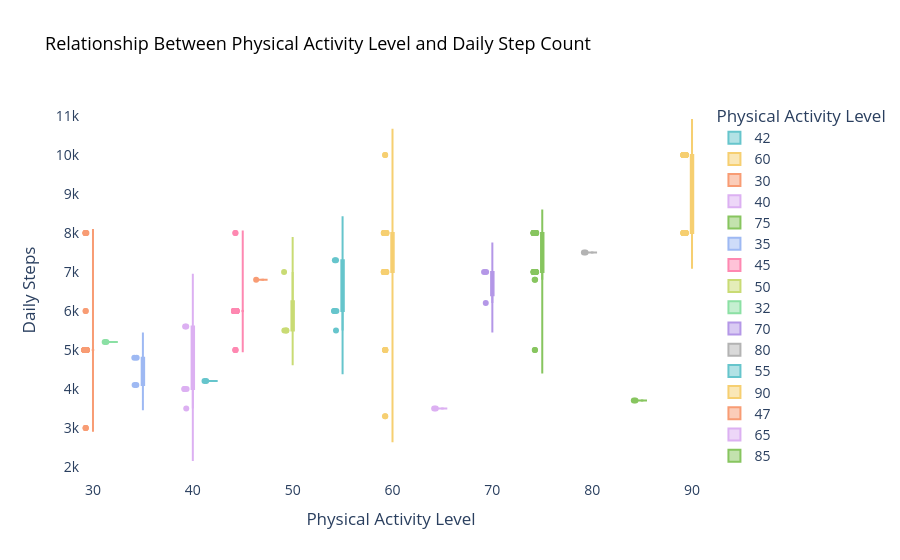
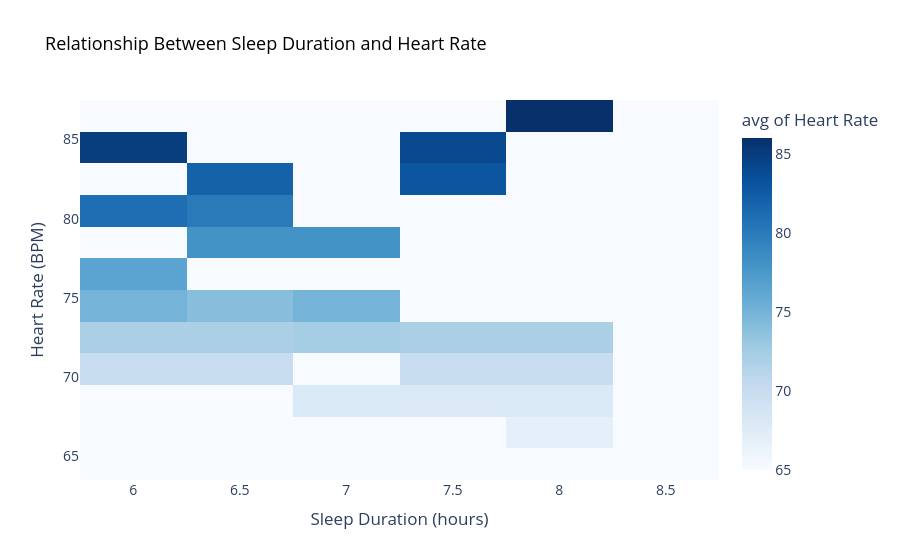
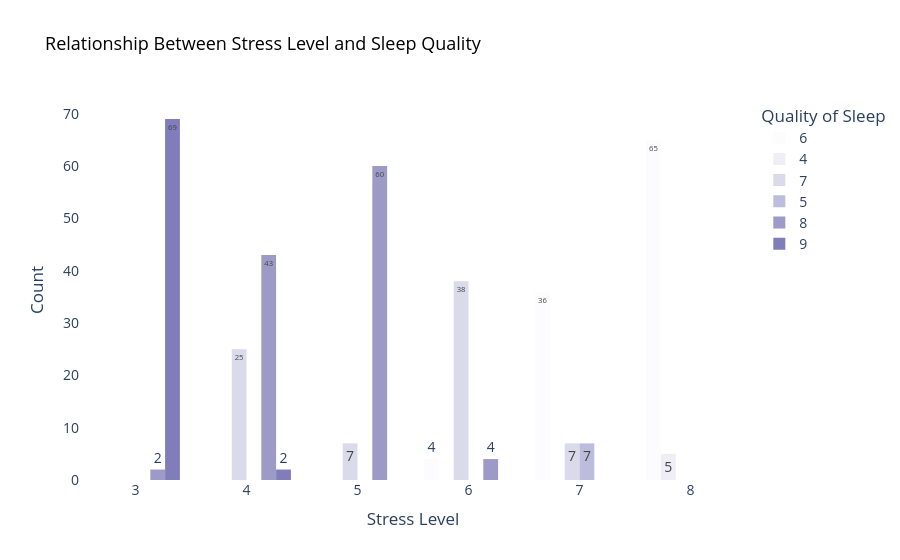

Write notebook code for charts like these, in order.
### Code cell
fig1 = px.violin(
    df, x="Physical Activity Level", y="Daily Steps", color="Physical Activity Level",
    box=True, points="all", hover_data=["Daily Steps", "Physical Activity Level"],
    title="Relationship Between Physical Activity Level and Daily Step Count",
    color_discrete_sequence=px.colors.qualitative.Pastel
).update_layout(
    xaxis_title="Physical Activity Level", yaxis_title="Daily Steps",
    plot_bgcolor="white", title_font=dict(size=18, color="black"), font=dict(size=14)
)

fig2 = px.density_heatmap(
    df, x="Sleep Duration", y="Heart Rate", z="Heart Rate", histfunc="avg",
    color_continuous_scale="Blues", title="Relationship Between Sleep Duration and Heart Rate"
).update_layout(
    xaxis_title="Sleep Duration (hours)", yaxis_title="Heart Rate (BPM)",
    plot_bgcolor="white", title_font=dict(size=18, color="black"), font=dict(size=14)
)

fig3 = px.histogram(
    df, x="Stress Level", color="Quality of Sleep", barmode="group", text_auto=True,
    color_discrete_sequence=px.colors.sequential.Purples,
    title="Relationship Between Stress Level and Sleep Quality"
).update_layout(
    xaxis_title="Stress Level", yaxis_title="Count",
    plot_bgcolor="white", title_font=dict(size=18, color="black"), font=dict(size=14)
)

fig1.show()
fig2.show()
fig3.show()

### Figure 1 — Plotly figure (JSON) as saved in the notebook; plotly's stock layout.template omitted (floating-point values rounded to 4 significant figures)
{"data": [{"alignmentgroup": "True", "box": {"visible": true}, "hovertemplate": "Physical Activity Level=%{x}<br>Daily Steps=%{y}<extra></extra>", "legendgroup": "42", "marker": {"color": "rgb(102, 197, 204)"}, "name": "42", "offsetgroup": "42", "orientation": "v", "points": "all", "scalegroup": "True", "showlegend": true, "type": "violin", "x": [42, 42], "x0": " ", "xaxis": "x", "y": [4200, 4200], "y0": " ", "yaxis": "y"}, {"alignmentgroup": "True", "box": {"visible": true}, "hovertemplate": "Physical Activity Level=%{x}<br>Daily Steps=%{y}<extra></extra>", "legendgroup": "60", "marker": {"color": "rgb(246, 207, 113)"}, "name": "60", "offsetgroup": "60", "orientation": "v", "points": "all", "scalegroup": "True", "showlegend": true, "type": "violin", "x": [60, 60, 60, 60, 60, 60, 60, 60, 60, 60, 60, 60, 60, 60, 60, 60, 60, 60, 60, 60, 60, 60, 60, 60, 60, 60, 60, 60, 60, 60, 60, 60, 60, 60, 60, 60, 60, 60, 60, 60, 60, 60, 60, 60, 60, 60, 60, 60, 60, 60, 60, 60, 60, 60, 60, 60, 60, 60, 60, 60, 60, 60, 60, 60, 60, 60, 60, 60, 60, 60], "x0": " ", "xaxis": "x", "y": [10000, 10000, 8000, 7000, 5000, 5000, 5000, 5000, 5000, 5000, 8000, 3300, 7000, 7000, 7000, 7000, 7000, 7000, 7000, 7000, 7000, 7000, 8000, 7000, 8000, 7000, 8000, 7000, 7000, 7000, 7000, 7000, 7000, 7000, 7000, 7000, 7000, 7000, 8000, 8000, 7000, 8000, 8000, 7000, 8000, 8000, 7000, 8000, 8000, 7000, 8000, 7000, 8000, 7000, 8000, 7000, 7000, 8000, 3300, 8000, 8000, 8000, 8000, 8000, 8000, 8000, 8000, 8000, 8000, 8000], "y0": " ", "yaxis": "y"}, {"alignmentgroup": "True", "box": {"visible": true}, "hovertemplate": "Physical Activity Level=%{x}<br>Daily Steps=%{y}<extra></extra>", "legendgroup": "30", "marker": {"color": "rgb(248, 156, 116)"}, "name": "30", "offsetgroup": "30", "orientation": "v", "points": "all", "scalegroup": "True", "showlegend": true, "type": "violin", "x": [30, 30, 30, 30, 30, 30, 30, 30, 30, 30, 30, 30, 30, 30, 30, 30, 30, 30, 30, 30, 30, 30, 30, 30, 30, 30, 30, 30, 30, 30, 30, 30, 30, 30, 30, 30, 30, 30, 30, 30, 30, 30, 30, 30, 30, 30, 30, 30, 30, 30, 30, 30, 30, 30, 30, 30, 30, 30, 30, 30, 30, 30, 30, 30, 30, 30, 30, 30], "x0": " ", "xaxis": "x", "y": [3000, 3000, 3000, 8000, 8000, 8000, 8000, 8000, 8000, 5000, 5000, 5000, 5000, 5000, 5000, 5000, 5000, 5000, 5000, 5000, 5000, 5000, 5000, 5000, 5000, 5000, 5000, 5000, 5000, 5000, 5000, 5000, 5000, 5000, 6000, 6000, 5000, 5000, 5000, 5000, 5000, 5000, 5000, 5000, 5000, 5000, 5000, 5000, 5000, 5000, 5000, 5000, 5000, 5000, 5000, 5000, 5000, 5000, 5000, 5000, 5000, 5000, 5000, 5000, 5000, 5000, 5000, 5000], "y0": " ", "yaxis": "y"}, {"alignmentgroup": "True", "box": {"visible": true}, "hovertemplate": "Physical Activity Level=%{x}<br>Daily Steps=%{y}<extra></extra>", "legendgroup": "40", "marker": {"color": "rgb(220, 176, 242)"}, "name": "40", "offsetgroup": "40", "orientation": "v", "points": "all", "scalegroup": "True", "showlegend": true, "type": "violin", "x": [40, 40, 40, 40, 40, 40], "x0": " ", "xaxis": "x", "y": [3500, 4000, 4000, 5600, 5600, 4000], "y0": " ", "yaxis": "y"}, {"alignmentgroup": "True", "box": {"visible": true}, "hovertemplate": "Physical Activity Level=%{x}<br>Daily Steps=%{y}<extra></extra>", "legendgroup": "75", "marker": {"color": "rgb(135, 197, 95)"}, "name": "75", "offsetgroup": "75", "orientation": "v", "points": "all", "scalegroup": "True", "showlegend": true, "type": "violin", "x": [75, 75, 75, 75, 75, 75, 75, 75, 75, 75, 75, 75, 75, 75, 75, 75, 75, 75, 75, 75, 75, 75, 75, 75, 75, 75, 75, 75, 75, 75, 75, 75, 75, 75, 75, 75, 75, 75, 75, 75, 75, 75, 75, 75, 75, 75, 75, 75, 75, 75, 75, 75, 75, 75, 75, 75, 75, 75, 75, 75, 75, 75, 75, 75, 75, 75, 75], "x0": " ", "xaxis": "x", "y": [8000, 8000, 8000, 8000, 8000, 8000, 8000, 8000, 8000, 8000, 8000, 8000, 8000, 8000, 8000, 6800, 8000, 8000, 8000, 8000, 8000, 8000, 8000, 8000, 8000, 8000, 8000, 8000, 8000, 8000, 8000, 8000, 8000, 6800, 5000, 5000, 7000, 7000, 7000, 7000, 7000, 7000, 7000, 7000, 7000, 7000, 7000, 7000, 7000, 7000, 7000, 7000, 7000, 7000, 7000, 7000, 7000, 7000, 7000, 7000, 7000, 7000, 7000, 7000, 7000, 7000, 7000], "y0": " ", "yaxis": "y"}, {"alignmentgroup": "True", "box": {"visible": true}, "hovertemplate": "Physical Activity Level=%{x}<br>Daily Steps=%{y}<extra></extra>", "legendgroup": "35", "marker": {"color": "rgb(158, 185, 243)"}, "name": "35", "offsetgroup": "35", "orientation": "v", "points": "all", "scalegroup": "True", "showlegend": true, "type": "violin", "x": [35, 35, 35, 35], "x0": " ", "xaxis": "x", "y": [4100, 4100, 4800, 4800], "y0": " ", "yaxis": "y"}, {"alignmentgroup": "True", "box": {"visible": true}, "hovertemplate": "Physical Activity Level=%{x}<br>Daily Steps=%{y}<extra></extra>", "legendgroup": "45", "marker": {"color": "rgb(254, 136, 177)"}, "name": "45", "offsetgroup": "45", "orientation": "v", "points": "all", "scalegroup": "True", "showlegend": true, "type": "violin", "x": [45, 45, 45, 45, 45, 45, 45, 45, 45, 45, 45, 45, 45, 45, 45, 45, 45, 45, 45, 45, 45, 45, 45, 45, 45, 45, 45, 45, 45, 45, 45, 45, 45, 45, 45, 45, 45, 45, 45, 45, 45, 45, 45, 45, 45, 45, 45, 45, 45, 45, 45, 45, 45, 45, 45, 45, 45, 45, 45, 45, 45, 45, 45, 45, 45, 45, 45, 45], "x0": " ", "xaxis": "x", "y": [8000, 8000, 6000, 5000, 5000, 6000, 6000, 6000, 6000, 6000, 6000, 6000, 6000, 6000, 6000, 6000, 6000, 6000, 6000, 6000, 6000, 6000, 6000, 6000, 6000, 6000, 6000, 6000, 6000, 6000, 6000, 6000, 6000, 6000, 6000, 6000, 6000, 6000, 6000, 6000, 6000, 6000, 6000, 6000, 6000, 6000, 6000, 6000, 5000, 6000, 6000, 6000, 6000, 6000, 6000, 6000, 6000, 6000, 6000, 6000, 6000, 6000, 6000, 6000, 6000, 6000, 6000, 6000], "y0": " ", "yaxis": "y"}, {"alignmentgroup": "True", "box": {"visible": true}, "hovertemplate": "Physical Activity Level=%{x}<br>Daily Steps=%{y}<extra></extra>", "legendgroup": "50", "marker": {"color": "rgb(201, 219, 116)"}, "name": "50", "offsetgroup": "50", "orientation": "v", "points": "all", "scalegroup": "True", "showlegend": true, "type": "violin", "x": [50, 50, 50, 50], "x0": " ", "xaxis": "x", "y": [7000, 5500, 5500, 5500], "y0": " ", "yaxis": "y"}, {"alignmentgroup": "True", "box": {"visible": true}, "hovertemplate": "Physical Activity Level=%{x}<br>Daily Steps=%{y}<extra></extra>", "legendgroup": "32", "marker": {"color": "rgb(139, 224, 164)"}, "name": "32", "offsetgroup": "32", "orientation": "v", "points": "all", "scalegroup": "True", "showlegend": true, "type": "violin", "x": [32, 32], "x0": " ", "xaxis": "x", "y": [5200, 5200], "y0": " ", "yaxis": "y"}, {"alignmentgroup": "True", "box": {"visible": true}, "hovertemplate": "Physical Activity Level=%{x}<br>Daily Steps=%{y}<extra></extra>", "legendgroup": "70", "marker": {"color": "rgb(180, 151, 231)"}, "name": "70", "offsetgroup": "70", "orientation": "v", "points": "all", "scalegroup": "True", "showlegend": true, "type": "violin", "x": [70, 70, 70], "x0": " ", "xaxis": "x", "y": [7000, 7000, 6200], "y0": " ", "yaxis": "y"}, {"alignmentgroup": "True", "box": {"visible": true}, "hovertemplate": "Physical Activity Level=%{x}<br>Daily Steps=%{y}<extra></extra>", "legendgroup": "80", "marker": {"color": "rgb(179, 179, 179)"}, "name": "80", "offsetgroup": "80", "orientation": "v", "points": "all", "scalegroup": "True", "showlegend": true, "type": "violin", "x": [80, 80], "x0": " ", "xaxis": "x", "y": [7500, 7500], "y0": " ", "yaxis": "y"}, {"alignmentgroup": "True", "box": {"visible": true}, "hovertemplate": "Physical Activity Level=%{x}<br>Daily Steps=%{y}<extra></extra>", "legendgroup": "55", "marker": {"color": "rgb(102, 197, 204)"}, "name": "55", "offsetgroup": "55", "orientation": "v", "points": "all", "scalegroup": "True", "showlegend": true, "type": "violin", "x": [55, 55, 55, 55, 55, 55], "x0": " ", "xaxis": "x", "y": [7300, 7300, 6000, 6000, 5500, 6000], "y0": " ", "yaxis": "y"}, {"alignmentgroup": "True", "box": {"visible": true}, "hovertemplate": "Physical Activity Level=%{x}<br>Daily Steps=%{y}<extra></extra>", "legendgroup": "90", "marker": {"color": "rgb(246, 207, 113)"}, "name": "90", "offsetgroup": "90", "orientation": "v", "points": "all", "scalegroup": "True", "showlegend": true, "type": "violin", "x": [90, 90, 90, 90, 90, 90, 90, 90, 90, 90, 90, 90, 90, 90, 90, 90, 90, 90, 90, 90, 90, 90, 90, 90, 90, 90, 90, 90, 90, 90, 90, 90, 90, 90, 90, 90, 90, 90, 90, 90, 90, 90, 90, 90, 90, 90, 90, 90, 90, 90, 90, 90, 90, 90, 90, 90, 90, 90, 90, 90, 90, 90, 90, 90, 90, 90, 90], "x0": " ", "xaxis": "x", "y": [8000, 8000, 8000, 8000, 8000, 8000, 8000, 8000, 8000, 8000, 8000, 8000, 8000, 8000, 8000, 8000, 8000, 8000, 8000, 8000, 8000, 8000, 8000, 8000, 8000, 8000, 8000, 8000, 8000, 8000, 8000, 8000, 8000, 10000, 10000, 10000, 10000, 10000, 10000, 10000, 10000, 10000, 10000, 10000, 10000, 10000, 10000, 10000, 10000, 10000, 10000, 10000, 10000, 10000, 10000, 10000, 10000, 10000, 10000, 10000, 10000, 10000, 10000, 10000, 10000, 10000, 10000], "y0": " ", "yaxis": "y"}, {"alignmentgroup": "True", "box": {"visible": true}, "hovertemplate": "Physical Activity Level=%{x}<br>Daily Steps=%{y}<extra></extra>", "legendgroup": "47", "marker": {"color": "rgb(248, 156, 116)"}, "name": "47", "offsetgroup": "47", "orientation": "v", "points": "all", "scalegroup": "True", "showlegend": true, "type": "violin", "x": [47], "x0": " ", "xaxis": "x", "y": [6800], "y0": " ", "yaxis": "y"}, {"alignmentgroup": "True", "box": {"visible": true}, "hovertemplate": "Physical Activity Level=%{x}<br>Daily Steps=%{y}<extra></extra>", "legendgroup": "65", "marker": {"color": "rgb(220, 176, 242)"}, "name": "65", "offsetgroup": "65", "orientation": "v", "points": "all", "scalegroup": "True", "showlegend": true, "type": "violin", "x": [65, 65], "x0": " ", "xaxis": "x", "y": [3500, 3500], "y0": " ", "yaxis": "y"}, {"alignmentgroup": "True", "box": {"visible": true}, "hovertemplate": "Physical Activity Level=%{x}<br>Daily Steps=%{y}<extra></extra>", "legendgroup": "85", "marker": {"color": "rgb(135, 197, 95)"}, "name": "85", "offsetgroup": "85", "orientation": "v", "points": "all", "scalegroup": "True", "showlegend": true, "type": "violin", "x": [85, 85], "x0": " ", "xaxis": "x", "y": [3700, 3700], "y0": " ", "yaxis": "y"}], "layout": {"font": {"size": 14}, "legend": {"title": {"text": "Physical Activity Level"}, "tracegroupgap": 0}, "plot_bgcolor": "white", "title": {"font": {"color": "black", "size": 18}, "text": "Relationship Between Physical Activity Level and Daily Step Count"}, "violinmode": "overlay", "xaxis": {"anchor": "y", "categoryarray": [42, 60, 30, 40, 75, 35, 45, 50, 32, 70, 80, 55, 90, 47, 65, 85], "categoryorder": "array", "domain": [0, 1], "title": {"text": "Physical Activity Level"}}, "yaxis": {"anchor": "x", "domain": [0, 1], "title": {"text": "Daily Steps"}}}}

### Figure 2 — Plotly figure (JSON) as saved in the notebook; plotly's stock layout.template omitted (floating-point values rounded to 4 significant figures; data arrays with more than 128 entries replaced by an {"elided": "..."} marker saying what was removed)
{"data": [{"coloraxis": "coloraxis", "histfunc": "avg", "hovertemplate": "Sleep Duration=%{x}<br>Heart Rate=%{y}<br>avg of Heart Rate=%{z}<extra></extra>", "name": "", "type": "histogram2d", "x": {"elided": "374 float values"}, "xaxis": "x", "xbingroup": "x", "y": {"elided": "374 int values"}, "yaxis": "y", "ybingroup": "y", "z": {"elided": "374 int values"}}], "layout": {"coloraxis": {"colorbar": {"title": {"text": "avg of Heart Rate"}}, "colorscale": [[0, "rgb(247,251,255)"], [0.125, "rgb(222,235,247)"], [0.25, "rgb(198,219,239)"], [0.375, "rgb(158,202,225)"], [0.5, "rgb(107,174,214)"], [0.625, "rgb(66,146,198)"], [0.75, "rgb(33,113,181)"], [0.875, "rgb(8,81,156)"], [1, "rgb(8,48,107)"]]}, "font": {"size": 14}, "legend": {"tracegroupgap": 0}, "plot_bgcolor": "white", "title": {"font": {"color": "black", "size": 18}, "text": "Relationship Between Sleep Duration and Heart Rate"}, "xaxis": {"anchor": "y", "domain": [0, 1], "title": {"text": "Sleep Duration (hours)"}}, "yaxis": {"anchor": "x", "domain": [0, 1], "title": {"text": "Heart Rate (BPM)"}}}}

### Figure 3 — Plotly figure (JSON) as saved in the notebook; plotly's stock layout.template omitted (floating-point values rounded to 4 significant figures)
{"data": [{"alignmentgroup": "True", "bingroup": "x", "hovertemplate": "Quality of Sleep=6<br>Stress Level=%{x}<br>count=%{y}<extra></extra>", "legendgroup": "6", "marker": {"color": "rgb(252,251,253)", "pattern": {"shape": ""}}, "name": "6", "offsetgroup": "6", "orientation": "v", "showlegend": true, "texttemplate": "%{value}", "type": "histogram", "x": [6, 8, 8, 7, 8, 8, 8, 8, 8, 8, 8, 8, 8, 8, 8, 8, 8, 8, 8, 8, 8, 8, 8, 8, 8, 6, 6, 8, 8, 8, 8, 8, 8, 8, 8, 8, 8, 6, 7, 7, 7, 7, 7, 7, 7, 7, 7, 7, 7, 7, 7, 7, 7, 7, 7, 7, 7, 7, 7, 7, 7, 7, 7, 7, 7, 7, 7, 7, 7, 7, 7, 7, 7, 8, 8, 8, 8, 8, 8, 8, 8, 8, 8, 8, 8, 8, 8, 8, 8, 8, 8, 8, 8, 8, 8, 8, 8, 8, 8, 8, 8, 8, 8, 8, 8], "xaxis": "x", "yaxis": "y"}, {"alignmentgroup": "True", "bingroup": "x", "hovertemplate": "Quality of Sleep=4<br>Stress Level=%{x}<br>count=%{y}<extra></extra>", "legendgroup": "4", "marker": {"color": "rgb(239,237,245)", "pattern": {"shape": ""}}, "name": "4", "offsetgroup": "4", "orientation": "v", "showlegend": true, "texttemplate": "%{value}", "type": "histogram", "x": [8, 8, 8, 8, 8], "xaxis": "x", "yaxis": "y"}, {"alignmentgroup": "True", "bingroup": "x", "hovertemplate": "Quality of Sleep=7<br>Stress Level=%{x}<br>count=%{y}<extra></extra>", "legendgroup": "7", "marker": {"color": "rgb(218,218,235)", "pattern": {"shape": ""}}, "name": "7", "offsetgroup": "7", "orientation": "v", "showlegend": true, "texttemplate": "%{value}", "type": "histogram", "x": [6, 6, 6, 6, 6, 6, 6, 6, 6, 6, 6, 6, 6, 6, 6, 6, 6, 6, 6, 6, 6, 6, 6, 6, 6, 6, 6, 6, 6, 6, 6, 6, 5, 5, 5, 5, 6, 6, 6, 4, 4, 4, 4, 4, 4, 4, 4, 4, 4, 4, 4, 4, 4, 7, 6, 6, 4, 4, 4, 4, 4, 4, 4, 4, 4, 4, 4, 5, 5, 5, 6, 7, 7, 7, 7, 7, 7], "xaxis": "x", "yaxis": "y"}, {"alignmentgroup": "True", "bingroup": "x", "hovertemplate": "Quality of Sleep=5<br>Stress Level=%{x}<br>count=%{y}<extra></extra>", "legendgroup": "5", "marker": {"color": "rgb(188,189,220)", "pattern": {"shape": ""}}, "name": "5", "offsetgroup": "5", "orientation": "v", "showlegend": true, "texttemplate": "%{value}", "type": "histogram", "x": [7, 7, 7, 7, 7, 7, 7], "xaxis": "x", "yaxis": "y"}, {"alignmentgroup": "True", "bingroup": "x", "hovertemplate": "Quality of Sleep=8<br>Stress Level=%{x}<br>count=%{y}<extra></extra>", "legendgroup": "8", "marker": {"color": "rgb(158,154,200)", "pattern": {"shape": ""}}, "name": "8", "offsetgroup": "8", "orientation": "v", "showlegend": true, "texttemplate": "%{value}", "type": "histogram", "x": [4, 3, 3, 6, 5, 4, 4, 4, 4, 4, 4, 4, 5, 4, 4, 4, 4, 4, 4, 4, 4, 4, 4, 4, 4, 5, 4, 5, 4, 5, 4, 4, 4, 4, 4, 4, 4, 4, 4, 4, 4, 4, 5, 4, 5, 5, 4, 5, 5, 4, 5, 5, 4, 5, 4, 5, 4, 5, 4, 4, 5, 5, 5, 5, 5, 5, 5, 5, 5, 5, 5, 5, 6, 6, 5, 5, 5, 6, 5, 5, 5, 5, 5, 5, 5, 5, 5, 5, 5, 5, 5, 5, 5, 5, 4, 5, 5, 5, 5, 5, 5, 5, 5, 5, 5, 5, 5, 5, 5], "xaxis": "x", "yaxis": "y"}, {"alignmentgroup": "True", "bingroup": "x", "hovertemplate": "Quality of Sleep=9<br>Stress Level=%{x}<br>count=%{y}<extra></extra>", "legendgroup": "9", "marker": {"color": "rgb(128,125,186)", "pattern": {"shape": ""}}, "name": "9", "offsetgroup": "9", "orientation": "v", "showlegend": true, "texttemplate": "%{value}", "type": "histogram", "x": [3, 3, 3, 3, 3, 3, 3, 3, 3, 3, 3, 3, 3, 3, 3, 3, 3, 3, 3, 3, 3, 3, 3, 3, 3, 3, 3, 3, 3, 3, 3, 3, 3, 3, 3, 3, 4, 4, 3, 3, 3, 3, 3, 3, 3, 3, 3, 3, 3, 3, 3, 3, 3, 3, 3, 3, 3, 3, 3, 3, 3, 3, 3, 3, 3, 3, 3, 3, 3, 3, 3], "xaxis": "x", "yaxis": "y"}], "layout": {"barmode": "group", "font": {"size": 14}, "legend": {"title": {"text": "Quality of Sleep"}, "tracegroupgap": 0}, "plot_bgcolor": "white", "title": {"font": {"color": "black", "size": 18}, "text": "Relationship Between Stress Level and Sleep Quality"}, "xaxis": {"anchor": "y", "domain": [0, 1], "title": {"text": "Stress Level"}}, "yaxis": {"anchor": "x", "domain": [0, 1], "title": {"text": "Count"}}}}
